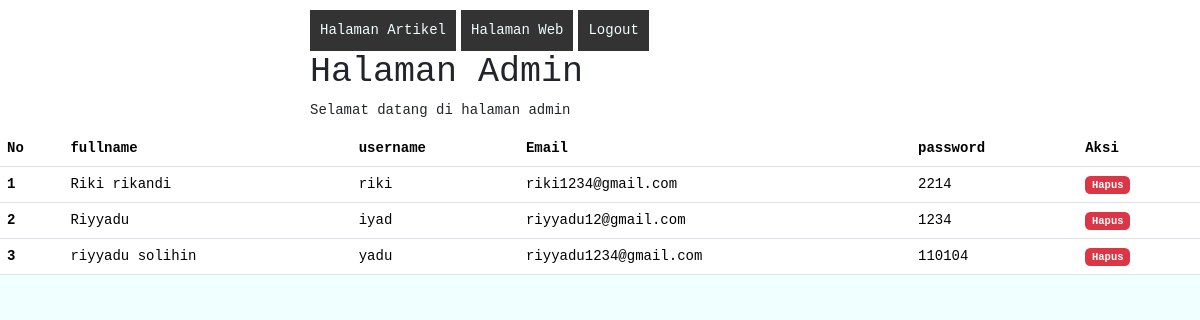
Page /hlmnadmin.php (signed in) on the committed database.
### tables this page shows
CREATE TABLE `users` (
  `fullname` varchar(255) NOT NULL,
  `username` varchar(255) NOT NULL,
  `email` varchar(255) NOT NULL,
  `password` varchar(255) NOT NULL,
  `role` int NOT NULL
);

### function.php (called while the page is built, shortened)
<?php
$conn =  mysqli_connect("localhost", "root", "", "pw2024_tubes_233040027");
function query($query) {
    global $conn;
    $result = mysqli_query($conn, $query);
    $rows = [];
    while ( $row = mysqli_fetch_assoc($result)) {
        $rows [] = $row;
    }
    return $rows ;
}

### hlmnadmin.php (the view, shortened to what this page needs)
<?php
require 'function.php';
$users = query("SELECT * FROM users");
?>
<!DOCTYPE html>
<html lang="en">
<head>
    <link rel="stylesheet" href="css/admin.css">
    <link href="https://cdn.jsdelivr.net/npm/bootstrap@5.3.3/dist/css/bootstrap.min.css" rel="stylesheet">
</head>
<body>
    <div id="app">
        <nav>
            <ul>
            <li><a href="artikel.php">Halaman Artikel</a></li>
            <li><a href="index.php">Halaman Web</a></li>
            <li><a href="logout.php">Logout</a></li>
        </ul>
    </nav>
    <h1>Halaman Admin</h1>
        Selamat datang di halaman admin
    </div>
    <table class="table">
  <thead>
    <tr>
      <th scope="col">No</th>
      <th scope="col">fullname</th>
      <th scope="col">username</th>
      <th scope="col">Email</th>
      <th scope="col">password</th>
      <th scope="col">Aksi</th>
    </tr>
  </thead>
  <tbody>
    <?php $i = 1; ?>
    <?php foreach ( $users as $row ) : ?>
        <tr>
       <th scope="row"><?= $i; ?></th>
      <td><?= $row["fullname"]; ?></td>
      <td><?= $row["username"]; ?></td>
      <td><?= $row["email"]; ?></td>
      <td><?= $row["password"]; ?></td>
      <td>
        <a href="hapususer.php?fullname=<?= $row['fullname'];?>" onclick="return confirm('yakin?');" class="badge text-bg-danger text-decoration-none">Hapus</a>
      </td>
    </tr>
      <?php $i++; ?>
    <?php endforeach; ?>
  </tbody>
</table>
</body>
</html>

### css/admin.css (style rules this page uses)
* { font-family: 'Courier New', Courier, monospace; font-size: 14px; }
html { background-color: azure; }
#app { width: 600px; margin: auto; padding: 10px; border-radius: 5px; background-color: white; }
h1 { font-size: 30px; }
nav ul { list-style-type: none; margin: 0; padding: 0; overflow: hidden; }
nav ul li { float: left; }
nav ul li a { display: inline-block; padding: 10px; color: azure; background-color: #333; text-decoration: none; margin-right: 5px; }

### rows in the picture
users: fullname "Riki rikandi", username "riki", email "riki1234@gmail.com", password "2214"
users: fullname "Riyyadu", username "iyad", email "riyyadu12@gmail.com", password "1234"
users: fullname "riyyadu solihin", username "yadu", email "riyyadu1234@gmail.com", password "110104"
